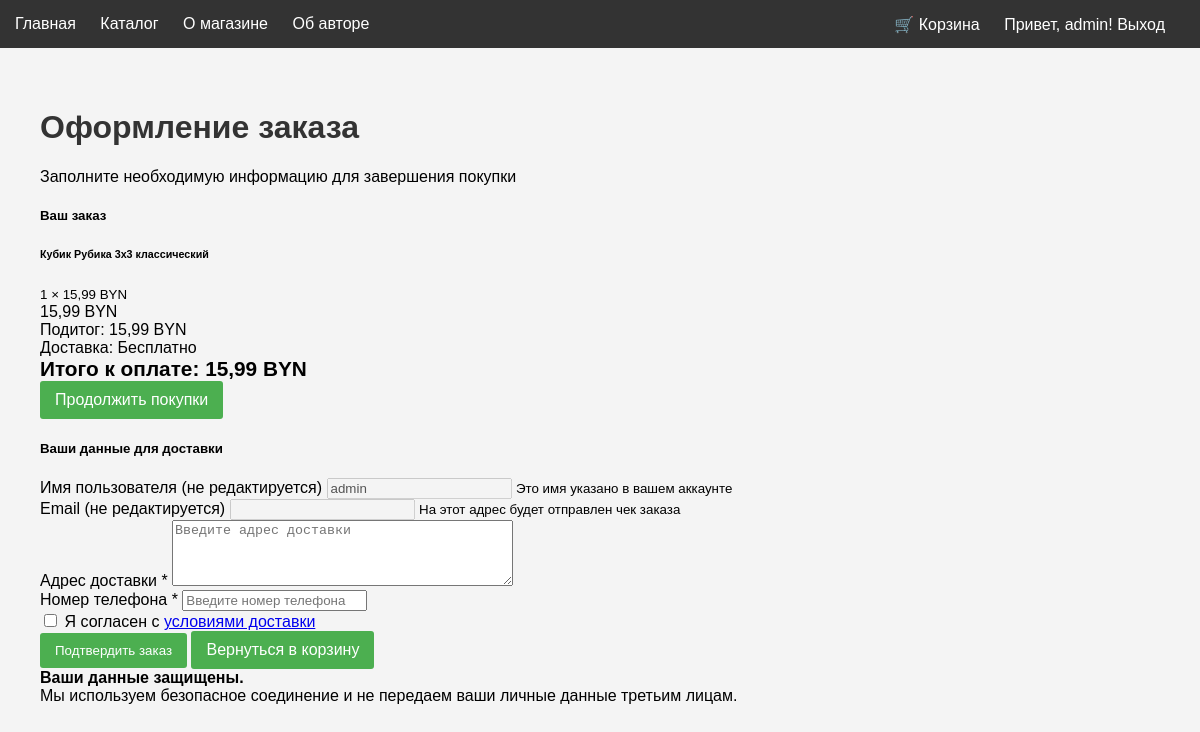
Before: /checkout/ (signed in) with the older database file.
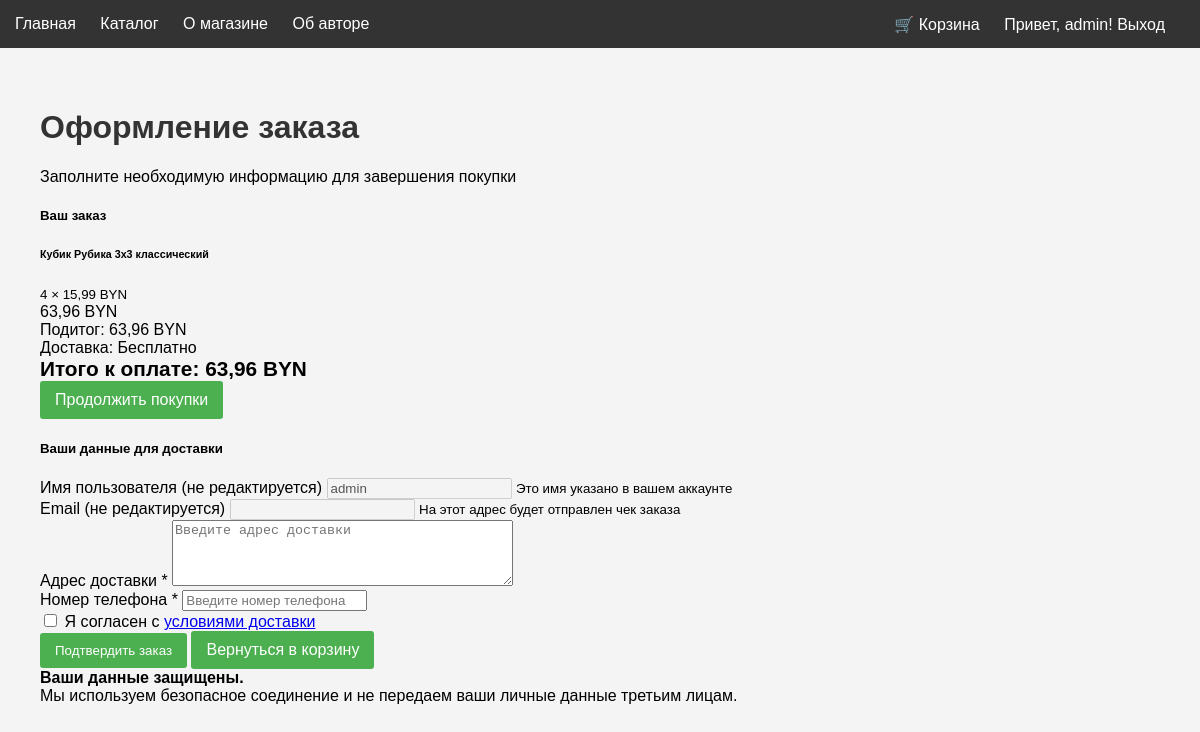
After: the same page with the newer database file.
### shop/models.py (models this page shows, shortened)
class CartItem(models.Model):
    корзина = models.ForeignKey(
        Cart,
        on_delete=models.CASCADE,
        verbose_name="Корзина"
    )
    товар = models.ForeignKey(
        Product,
        on_delete=models.CASCADE,
        verbose_name="Товар"
    )
    количество = models.PositiveIntegerField(verbose_name="Количество")
    def стоимость_элемента(self):
        return self.товар.цена * self.количество
    class Meta:
        verbose_name = "Элемент корзины"
        verbose_name_plural = "Элементы корзины"

class Product(models.Model):
    название = models.CharField(max_length=200, verbose_name="Название товара")
    описание = models.TextField(verbose_name="Описание")
    фото_товара = models.ImageField(upload_to='products/', blank=True, null=True, verbose_name="Фото товара")
    цена = models.DecimalField(
        max_digits=10,
        decimal_places=2,
        validators=[MinValueValidator(0)],
        verbose_name="Цена"
    )
    количество_на_складе = models.IntegerField(
        validators=[MinValueValidator(0)],
        verbose_name="Количество на складе"
    )
    категория = models.ForeignKey(
        Category,
        on_delete=models.CASCADE,
        verbose_name="Категория"
    )
    производитель = models.ForeignKey(
        Manufacturer,
        on_delete=models.CASCADE,
        verbose_name="Производитель"
    )
    class Meta:
        verbose_name = "Товар"
        verbose_name_plural = "Товары"

### shop/views.py (the view)
# urls.py: path('checkout/', views.checkout, name='checkout'),
@login_required
def checkout(request):
    try:
        cart = Cart.objects.get(пользователь=request.user)
        cart_items = CartItem.objects.filter(корзина=cart)
    except Cart.DoesNotExist:
        return redirect('product_list')
    if not cart_items.exists():
        return redirect('cart_view')
    if request.method == 'POST':
        form = CheckoutForm(request.POST)
        if form.is_valid():
            order = form.save(commit=False)
            order.пользователь = request.user
            total = sum(item.стоимость_элемента() for item in cart_items)
            order.общая_стоимость = total
            order.save()
            for item in cart_items:
                OrderItem.objects.create(
                    заказ=order,
                    товар=item.товар,
                    количество=item.количество,
                    цена=item.товар.цена
                )
            send_receipt(order)
            cart_items.delete()
            return render(request, 'shop/order_success.html', {'order': order})
    else:
        form = CheckoutForm()
    total = sum(item.стоимость_элемента() for item in cart_items)
    context = {
        'form': form,
        'cart_items': cart_items,
        'total': total,
    }
    return render(request, 'shop/checkout.html', context)

### shop/forms.py
class CheckoutForm(forms.ModelForm):
    class Meta:
        model = Order
        fields = ['адрес_доставки', 'телефон']
        widgets = {
            'адрес_доставки': forms.Textarea(attrs={
                'class': 'form-control',
                'placeholder': 'Введите адрес доставки',
                'rows': 4
            }),
            'телефон': forms.TextInput(attrs={
                'class': 'form-control',
                'placeholder': 'Введите номер телефона',
                'type': 'tel'
            }),
        }

### templates/shop/checkout.html (shortened to what the changed rows need)
{% extends 'shop/base.html' %}
{% block content %}
<div class="container py-5">
    <div class="row mb-5">
        <div class="col-12">
            <h1 class="mb-2">
                 Оформление заказа
            </h1>
        </div>
    </div>
    <div class="row">
        <div class="col-lg-6">
            <div class="card border-0 shadow mb-4">
                <div class="card-body">
                    {% for item in cart_items %}
                    <div class="d-flex justify-content-between align-items-center pb-3 border-bottom">
                        <div>
                            <h6 class="mb-0">{{ item.товар.название }}</h6>
                            <small class="text-muted">
                                {{ item.количество }} × {{ item.товар.цена }} BYN
                            </small>
                        </div>
                        <div class="fw-bold">
                            {{ item.стоимость_элемента }} BYN
                        </div>
                    </div>
                    {% endfor %}
                    <div class="mt-4 pt-3 border-top">
                        <div class="d-flex justify-content-between align-items-center mb-3">
                            <span>Подитог:</span>
                            <span>{{ total }} BYN</span>
                        </div>
                        <div class="d-flex justify-content-between align-items-center" style="font-size: 1.3rem;">
                            <strong>Итого к оплате:</strong>
                            <strong class="text-primary">{{ total }} BYN</strong>
                        </div>
                    </div>
                </div>
            </div>
        </div>
    </div>
</div>
{% endblock %}

Changed rows visible on the page:
changed CartItem "Кубик Рубика 3x3 классический": количество "1" → "4"; стоимость_элемента "15,99" → "63,96"
Other visible differences:
{{ total }}: "15,99" → "63,96"
